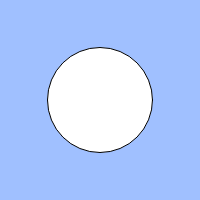
Frame 1 (no input)
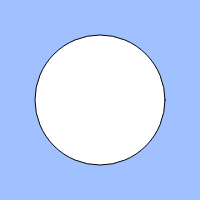
Frame 60 (no input)
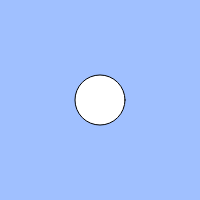
Frame 120 (the mouse pressed at the canvas centre since frame 60)

The p5.js sketch that drew these frames (run headless with seeded random() and noise() and a simulated clock; from frame 60 on, the mouse is pressed at the canvas centre):

// p5.js sketch
// ── sketch.js
// 「心臓の鼓動のように大きくなったり小さくなったりする円(クリックで移動可)」
let count;
let x,y,v;

function setup(){
  createCanvas(200, 200);
  count = 100;
  x=width/2
  y=height/2
  v=5;

}

function draw(){
  background(160, 192, 255);
  count+=v;

  if(count>150||count<50){v=-1*v}
  ellipse(x, y, count);

  count = constrain(count, 0, width);
}
function mouseClicked(){
  x=mouseX
  y=mouseY

}
